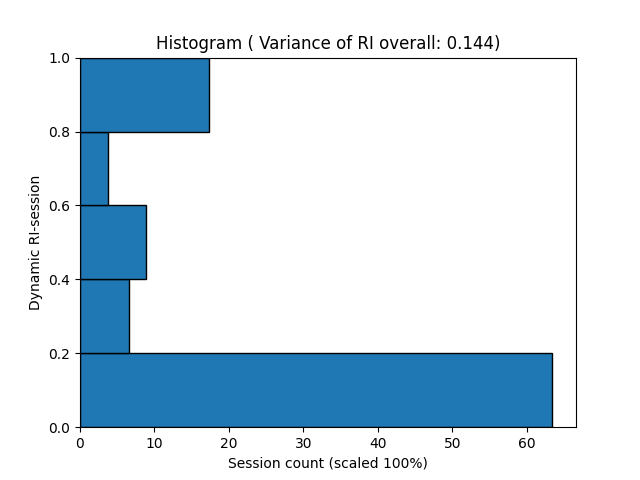

This figure's Python source:


import json
import matplotlib.pyplot as plt
import numpy as np

# Read the JSON file
with open('ri_sessionwise.json', 'r') as f:
    data = json.load(f)

# Exclude the last item from the dataset
data_without_last = {k: v for k, v in data.items() if k.isdigit() }


x = [int(session_number) for session_number in data_without_last.keys()]
y = [float(value) for value in data_without_last.values()]


def calculate_variance(data):
    # Calculate the mean
    mean = sum(data) / len(data)
    
    # Calculate the squared differences from the mean
    squared_diff = [(x - mean) ** 2 for x in data]    
    # Calculate the variance
    variance = sum(squared_diff) / len(data)    
    return variance

# Example usage:
data = y
variance = calculate_variance(data)




# Create histogram
hist, bins = np.histogram(y, bins=5)
bin_centers = 0.5 * (bins[:-1] + bins[1:])
hist_normalized = hist / np.sum(hist) *100  # Normalize frequencies to sum up to 1

# Plot histogram
plt.barh(bin_centers, hist_normalized, height=(bins[1] - bins[0]), edgecolor='black')
# plt.title('Histogram')
plt.title('Histogram ( Variance of RI overall: {:.3f})'.format(variance)) 
plt.xlabel('Session count (scaled 100%)')
plt.ylabel('Dynamic RI-session')

# Set y-axis limits from 0 to 1
plt.ylim(0, 1)

plt.savefig('plot_histo.png')

plt.show()
